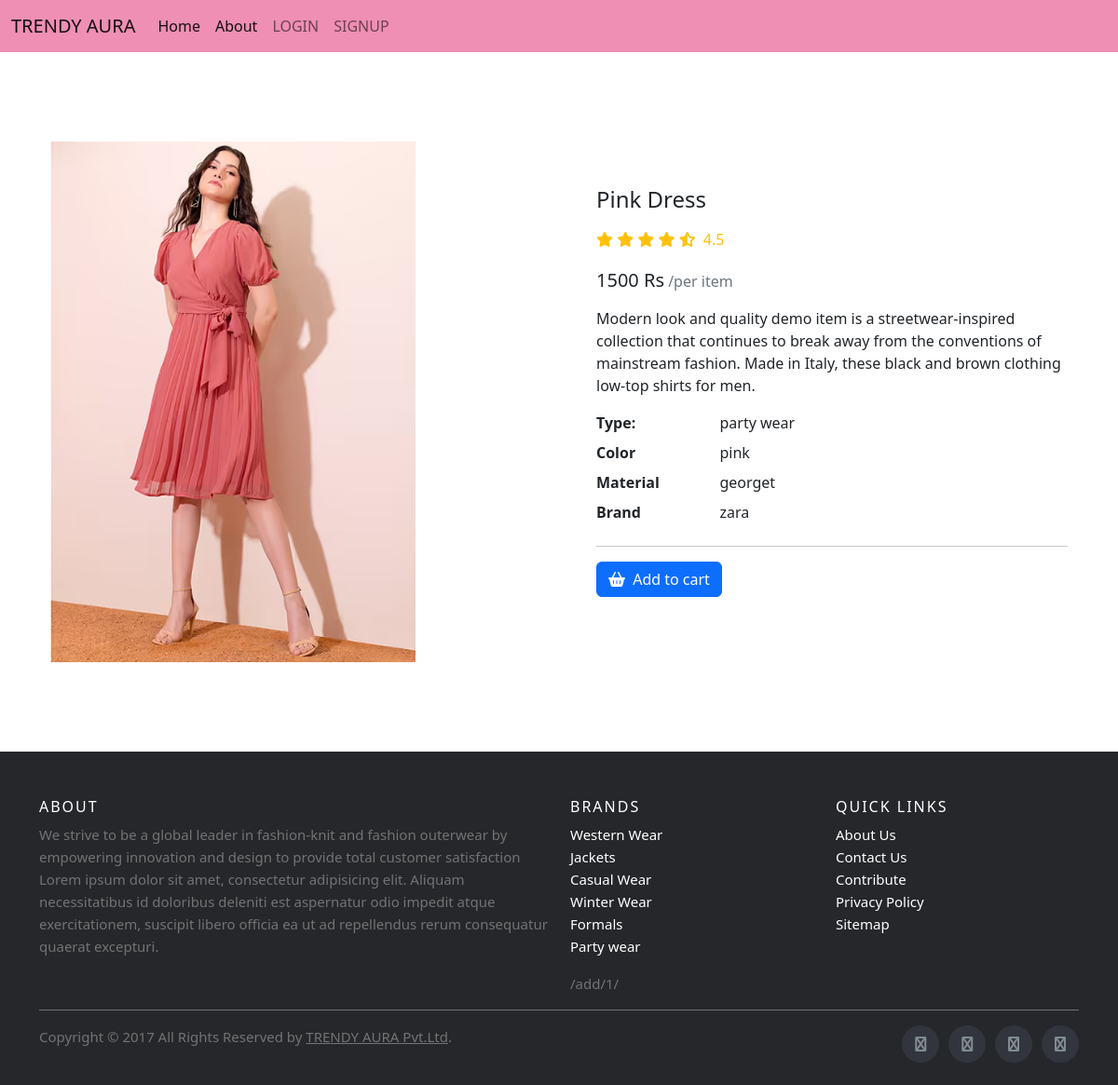
Page /details/1/ on the committed database.
### app1/models.py (models this page shows)
class Dress(models.Model):
    name=models.CharField(max_length=250)
    price=models.IntegerField()
    brand=models.CharField(max_length=250)
    img=models.ImageField(upload_to='gallery')
    material=models.CharField(max_length=250)
    type=models.CharField(max_length=250)
    colour=models.CharField(max_length=250)
    def __str__(self):
        return self.name

### app1/views.py (the view)
# urls.py: path('details/<int:id>/', views.details, name="details"),
def details(request,id):
    product=Dress.objects.get(pk=id)
    print(product)
    data={
        'data':product
    }
    return render(request,'details.html',data)

### templates/details.html (shortened to what this page needs)
{% load static %}
<!doctype html>
<html lang="en">
  <head>
    <link href="https://cdn.jsdelivr.net/npm/bootstrap@5.2.3/dist/css/bootstrap.min.css" rel="stylesheet">
    <link rel="stylesheet" href="https://cdnjs.cloudflare.com/ajax/libs/font-awesome/6.4.2/css/all.min.css">
    <link rel="stylesheet" href="{% static 'css/external.css' %}">
</head>
  <body>
    <nav class="navbar navbar-expand-lg" style="background-color: rgba(236, 128, 169, 0.884);">
      <div class="container-fluid">
        <a class="navbar-brand" href="#">TRENDY AURA</a>
        <div class="collapse navbar-collapse" id="navbarTogglerDemo03">
          <ul class="navbar-nav me-auto mb-2 mb-lg-0">
            <li class="nav-item">
              <a class="nav-link active" aria-current="page" href="#">Home</a>
            </li>
            <li class="nav-item">
              <a class="nav-link active" aria-current="page" href="{% url 'about' %}">About</a>
            </li>
            {% if request.user.is_authenticated %}
            {% else %}
            <li class="nav-item">
              <a class="nav-link" href="{% url 'login' %}">LOGIN</a>
            </li>
            <li class="nav-item">
              <a class="nav-link " href="{% url 'signup' %}">SIGNUP</a>
            </li>
            {% endif %}
          </ul>
        </div>
      </div>
    </nav>
      <div class="container my-5">
        <section class="py-5">
            <div class="container">
              <div class="row gx-5">
                <aside class="col-lg-6">
                  <div class=" justify-content-center">
                      <img  class="w-75 " src="{{data.img.url}}" />
                  </div>
                </aside>
                <main class="col-lg-6 mt-5">
                  <div class="ps-lg-3">
                    <h4 class="title text-dark">
                     {{data.name}}
                    </h4>
                    <div class="d-flex flex-row my-3">
                      <div class="text-warning mb-1 me-2">
                        <i class="fa fa-star"></i>
                        <i class="fa fa-star"></i>
                        <i class="fa fa-star"></i>
                        <i class="fa fa-star"></i>
                        <i class="fas fa-star-half-alt"></i>
                        <span class="ms-1">
                          4.5
                        </span>
                      </div>
                    </div>
                    <div class="mb-3">
                      <span class="h5">{{data.price}} Rs</span>
                      <span class="text-muted">/per item</span>
                    </div>
                    <p>
                      Modern look and quality demo item is a streetwear-inspired collection that continues to break away from the conventions of mainstream fashion. Made in Italy, these black and brown clothing low-top shirts for
                      men.
                    </p>
                    <div class="row">
                      <dt class="col-3">Type:</dt>
                      <dd class="col-9">{{data.type}}</dd>
                      <dt class="col-3">Color</dt>
                      <dd class="col-9">{{data.colour}}</dd>
                      <dt class="col-3">Material</dt>
                      <dd class="col-9">{{data.material}}</dd>
                      <dt class="col-3">Brand</dt>
                      <dd class="col-9">{{data.brand}}</dd>
                    </div>
                    <hr />
                    {% if request.user.is_authenticated %}
                    <a href="{% url 'add_to_cart' data.id %}" class="btn btn-primary shadow-0"> <i class="me-1 fa fa-shopping-basket"></i> Add to cart </a>
                    {% else %}
                    <a href="{% url 'signup' %}" class="btn btn-primary shadow-0"> <i class="me-1 fa fa-shopping-basket"></i> Add to cart </a>
                    {% endif %}
                  </div>
                </main>
              </div>
            </div>
          </section>
    </div>
    <footer class="site-footer">
      <div class="container">
        <div class="row">
          <div class="col-sm-12 col-md-6">
            <h6>About</h6>
            <p class="text-justify">We strive to be a global leader in fashion-knit and fashion outerwear by empowering innovation and design to provide total customer satisfaction Lorem ipsum dolor sit amet, consectetur adipisicing elit. Aliquam necessitatibus id doloribus deleniti est aspernatur odio impedit atque exercitationem, suscipit libero officia ea ut ad repellendus rerum consequatur quaerat excepturi.
            </p>
          </div>
          <div class="col-xs-6 col-md-3">
            <h6>Brands</h6>
            <ul class="footer-links">
              <li><a href="">Western Wear</a></li>
              <li><a href="">Jackets</a></li>
              <li><a href="">Casual Wear</a></li>
              <li><a href="">Winter Wear</a></li>
              <li><a href="">Formals</a></li>
              <li><a href="">Party wear</a></li>
            </ul>{% url 'add_to_cart' data.id %}
          </div>
          <div class="col-xs-6 col-md-3">
            <h6>Quick Links</h6>
            <ul class="footer-links">
              <li><a href="{% url 'about' %}">About Us</a></li>
              <li><a href="">Contact Us</a></li>
              <li><a href="">Contribute</a></li>
              <li><a href="">Privacy Policy</a></li>
              <li><a href="">Sitemap</a></li>
            </ul>
          </div>
        </div>
        <hr>
      </div>
      <div class="container">
        <div class="row">
          <div class="col-md-8 col-sm-6 col-xs-12">
            <p class="copyright-text">Copyright &copy; 2017 All Rights Reserved by
         <a href="#">TRENDY AURA Pvt.Ltd</a>.
            </p>
          </div>
          <div class="col-md-4 col-sm-6 col-xs-12">
            <ul class="social-icons">
              <li><a class="facebook" href="#"><i class="fa fa-facebook"></i></a></li>
              <li><a class="twitter" href="#"><i class="fa fa-twitter"></i></a></li>
              <li><a class="dribbble" href="#"><i class="fa fa-dribbble"></i></a></li>
              <li><a class="linkedin" href="#"><i class="fa fa-linkedin"></i></a></li>
            </ul>
          </div>
        </div>
      </div>
</footer>
  </body>
</html>

### static/css/external.css (style rules this page uses)
.site-footer { background-color:#26272b; padding:45px 0 20px; font-size:15px; line-height:24px; color:#737373; }
.site-footer hr { border-top-color:#bbb; opacity:0.5 }
.site-footer h6 { color:#fff; font-size:16px; text-transform:uppercase; margin-top:5px; letter-spacing:2px }
.site-footer a { color:#737373; }
.footer-links { padding-left:0; list-style:none }
.footer-links li { display:block }
.footer-links a { color:#737373 }
.footer-links a { color: white; text-decoration:none; }
.site-footer .social-icons { text-align:right }
.site-footer .social-icons a { width:40px; height:40px; line-height:40px; margin-left:6px; margin-right:0; border-radius:100%; background-color:#33353d }
.copyright-text { margin:0 }
.social-icons { padding-left:0; margin-bottom:0; list-style:none }
.social-icons li { display:inline-block; margin-bottom:4px }
.social-icons a { background-color:#eceeef; color:#818a91; font-size:16px; display:inline-block; line-height:44px; width:44px; height:44px; text-align:center; margin-right:8px; border-radius:100%; -webkit-transition:all .2s linear; -o-transition:all .2s linear; transition:all .2s linear }

### rows in the picture
Dress: img (picture), name "Pink Dress", price "1500", type "party wear", colour "pink", material "georget", brand "zara", id "/add/1/"
